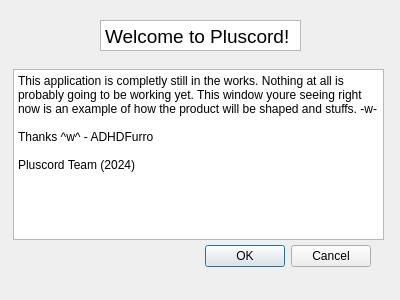
<?xml version="1.0" encoding="UTF-8"?>
<ui version="4.0">
 <class>Warning</class>
 <widget class="QDialog" name="Warning">
  <property name="geometry">
   <rect>
    <x>0</x>
    <y>0</y>
    <width>400</width>
    <height>300</height>
   </rect>
  </property>
  <property name="focusPolicy">
   <enum>Qt::FocusPolicy::NoFocus</enum>
  </property>
  <property name="windowTitle">
   <string>Warning</string>
  </property>
  <property name="whatsThis">
   <string>Pluscord (REFERENCE ONLY)</string>
  </property>
  <property name="autoFillBackground">
   <bool>false</bool>
  </property>
  <widget class="QDialogButtonBox" name="buttonBox">
   <property name="geometry">
    <rect>
     <x>30</x>
     <y>240</y>
     <width>341</width>
     <height>32</height>
    </rect>
   </property>
   <property name="orientation">
    <enum>Qt::Orientation::Horizontal</enum>
   </property>
   <property name="standardButtons">
    <set>QDialogButtonBox::StandardButton::Cancel|QDialogButtonBox::StandardButton::Ok</set>
   </property>
  </widget>
  <widget class="QPlainTextEdit" name="UpperText">
   <property name="geometry">
    <rect>
     <x>100</x>
     <y>20</y>
     <width>201</width>
     <height>31</height>
    </rect>
   </property>
   <property name="font">
    <font>
     <family>System-ui</family>
     <pointsize>14</pointsize>
     <bold>false</bold>
    </font>
   </property>
   <property name="whatsThis">
    <string>&lt;html&gt;&lt;head/&gt;&lt;body&gt;&lt;p&gt;Welcome to Pluscord!&lt;/p&gt;&lt;/body&gt;&lt;/html&gt;</string>
   </property>
   <property name="layoutDirection">
    <enum>Qt::LayoutDirection::LeftToRight</enum>
   </property>
   <property name="verticalScrollBarPolicy">
    <enum>Qt::ScrollBarPolicy::ScrollBarAlwaysOff</enum>
   </property>
   <property name="horizontalScrollBarPolicy">
    <enum>Qt::ScrollBarPolicy::ScrollBarAlwaysOff</enum>
   </property>
   <property name="sizeAdjustPolicy">
    <enum>QAbstractScrollArea::SizeAdjustPolicy::AdjustIgnored</enum>
   </property>
   <property name="lineWrapMode">
    <enum>QPlainTextEdit::LineWrapMode::WidgetWidth</enum>
   </property>
   <property name="readOnly">
    <bool>true</bool>
   </property>
   <property name="plainText">
    <string>Welcome to Pluscord!</string>
   </property>
  </widget>
  <widget class="QPlainTextEdit" name="MIdText">
   <property name="geometry">
    <rect>
     <x>13</x>
     <y>69</y>
     <width>371</width>
     <height>171</height>
    </rect>
   </property>
   <property name="readOnly">
    <bool>true</bool>
   </property>
   <property name="plainText">
    <string>This application is completly still in the works. Nothing at all is probably going to be working yet. This window youre seeing right now is an example of how the product will be shaped and stuffs. -w-

Thanks ^w^ - ADHDFurro

Pluscord Team (2024)</string>
   </property>
  </widget>
 </widget>
 <resources/>
 <connections>
  <connection>
   <sender>buttonBox</sender>
   <signal>accepted()</signal>
   <receiver>Warning</receiver>
   <slot>accept()</slot>
   <hints>
    <hint type="sourcelabel">
     <x>248</x>
     <y>254</y>
    </hint>
    <hint type="destinationlabel">
     <x>157</x>
     <y>274</y>
    </hint>
   </hints>
  </connection>
  <connection>
   <sender>buttonBox</sender>
   <signal>rejected()</signal>
   <receiver>Warning</receiver>
   <slot>reject()</slot>
   <hints>
    <hint type="sourcelabel">
     <x>316</x>
     <y>260</y>
    </hint>
    <hint type="destinationlabel">
     <x>286</x>
     <y>274</y>
    </hint>
   </hints>
  </connection>
 </connections>
</ui>
